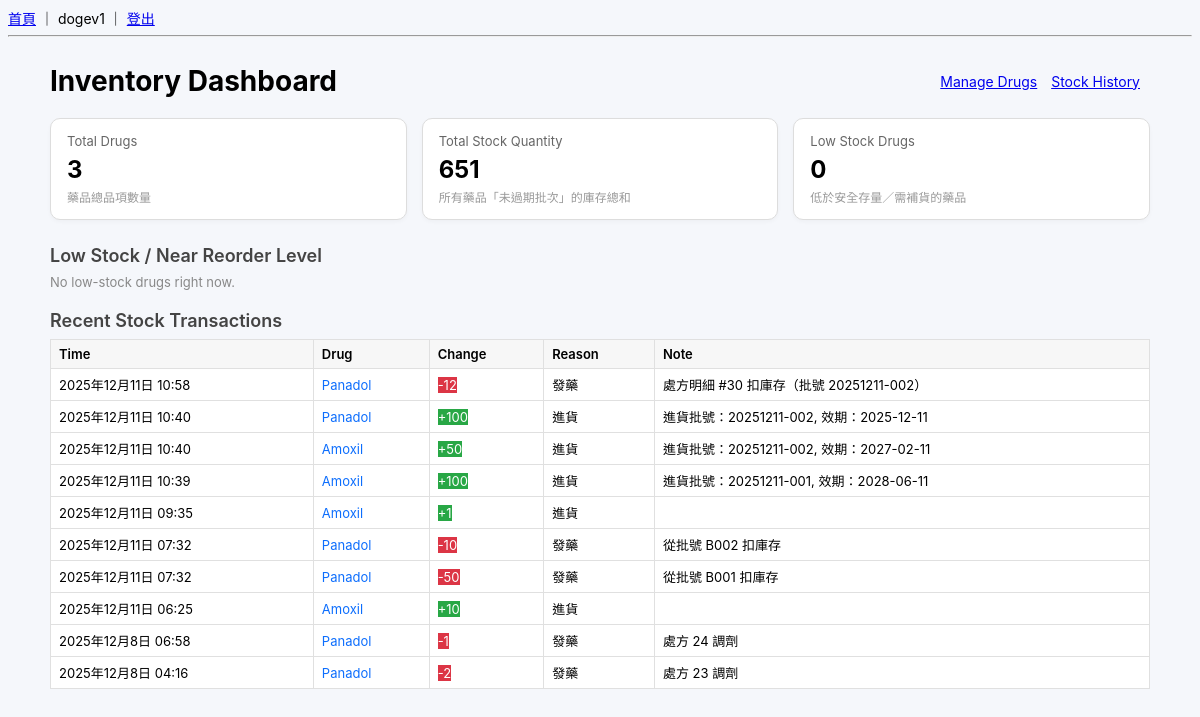
The page /inventory/ (signed in) on the database as committed earlier.
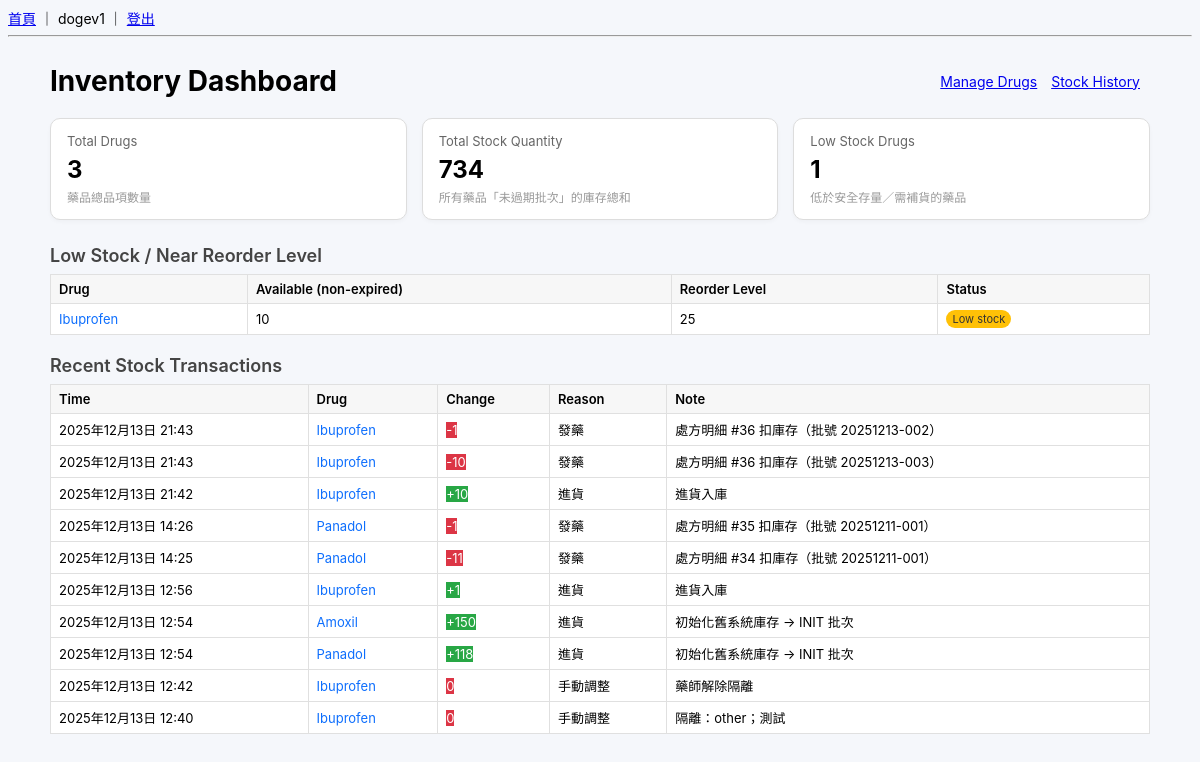
The same page on the database as committed later.
### inventory/models.py (models this page shows, shortened)
class StockTransaction(models.Model):
    REASON_CHOICES = [
        ("purchase", "進貨"),
        ("dispense", "發藥"),
        ("return", "退藥"),
        ("adjust", "手動調整"),
        ("destroy", "報廢/銷毀"),
    ]
    drug = models.ForeignKey(Drug, on_delete=models.CASCADE, related_name="transactions", verbose_name="藥品")
    batch = models.ForeignKey(
        "inventory.StockBatch",
        on_delete=models.SET_NULL,
        null=True,
        blank=True,
        related_name="transactions",
        verbose_name="批次",
    )
    change = models.IntegerField("異動數量")
    reason = models.CharField("原因", max_length=20, choices=REASON_CHOICES)
    note = models.CharField("備註", max_length=200, blank=True)
    prescription = models.ForeignKey(
        "prescriptions.Prescription",
        on_delete=models.SET_NULL,
        null=True,
        blank=True,
        related_name="stock_transactions",
        verbose_name="相關處方",
    )
    operator = models.ForeignKey(
        settings.AUTH_USER_MODEL,
        on_delete=models.SET_NULL,
        null=True,
        blank=True,
        related_name="stock_operations",
        verbose_name="操作人員",
    )
    created_at = models.DateTimeField(auto_now_add=True)
    class Meta:
        verbose_name = "庫存異動"
        verbose_name_plural = "庫存異動"

class Drug(models.Model):
    code = models.CharField("藥品代碼", max_length=50, unique=True)
    name = models.CharField("藥品名稱", max_length=100)
    generic_name = models.CharField("學名 / 成分", max_length=100, blank=True)
    form = models.CharField("劑型", max_length=50, blank=True)
    strength = models.CharField("規格", max_length=50, blank=True)
    unit = models.CharField("單位", max_length=20, default="顆")
    stock_quantity = models.PositiveIntegerField("目前庫存量", default=0)
    reorder_level = models.PositiveIntegerField("安全存量", default=0)
    is_active = models.BooleanField("是否啟用", default=True)
    created_at = models.DateTimeField(auto_now_add=True)
    updated_at = models.DateTimeField(auto_now=True)
    unit_price = models.DecimalField("單價", max_digits=10, decimal_places=2, default=0)
    class Meta:
        verbose_name = "藥品"
        verbose_name_plural = "藥品"
    @property
    def non_expired_quantity(self):
        today = timezone.localdate()
        return (
            self.batches.filter(
                expiry_date__gte=today,
                quantity__gt=0,
                status=StockBatch.STATUS_NORMAL,
            ).aggregate(total=models.Sum("quantity"))["total"]
            or 0
        )

### inventory/views.py (the view)
# urls.py: path("", views.dashboard, name="dashboard"),
@group_required("PHARMACY")
def dashboard(request):
    drugs = Drug.objects.filter(is_active=True).order_by("name")
    total_drugs = drugs.count()
    total_stock_quantity = drugs.aggregate(
        total=Sum("stock_quantity")
    )["total"] or 0
    low_stock_drugs = drugs.filter(
        stock_quantity__lte=F("reorder_level"),
    )
    low_stock_count = low_stock_drugs.count()
    recent_transactions = (
        StockTransaction.objects
        .select_related("drug")
        .order_by("-created_at")[:10]
    )
    return render(request, "inventory/dashboard.html", {
        "total_drugs": total_drugs,
        "total_stock_quantity": total_stock_quantity,
        "low_stock_count": low_stock_count,
        "low_stock_drugs": low_stock_drugs,
        "recent_transactions": recent_transactions,
    })

### common/utils.py (called while the page is built)
def group_required(group_name):
    def decorator(view_func):
        decorated_view_func = user_passes_test(
            lambda u: u.is_authenticated and u.groups.filter(name=group_name).exists()
        )(view_func)
        return decorated_view_func
    return decorator

### templates/inventory/dashboard.html (shortened to what this page needs)
{% extends "base.html" %}
{% block content %}
<div class="inv-page">
    <div class="inv-header">
        <div class="inv-title">Inventory Dashboard</div>
        <div class="inv-links">
            <a href="{% url 'inventory:drug_list' %}">Manage Drugs</a>
            <a href="{% url 'inventory:stock_history' %}">Stock History</a>
        </div>
    </div>
    <div class="stat-grid">
        <div class="stat-card">
            <div class="stat-label">Total Drugs</div>
            <div class="stat-value">{{ total_drugs|default:0 }}</div>
            <div class="stat-note">藥品總品項數量</div>
        </div>
        <div class="stat-card">
            <div class="stat-label">Total Stock Quantity</div>
            <div class="stat-value">{{ total_stock_quantity|default:0 }}</div>
            <div class="stat-note">所有藥品「未過期批次」的庫存總和</div>
        </div>
        <div class="stat-card">
            <div class="stat-label">Low Stock Drugs</div>
            <div class="stat-value">{{ low_stock_count|default:0 }}</div>
            <div class="stat-note">低於安全存量／需補貨的藥品</div>
        </div>
    </div>
    <h3 class="section-title">Low Stock / Near Reorder Level</h3>
    {% if low_stock_drugs %}
        <table class="inv-table">
            <thead>
                <tr>
                    <th>Drug</th>
                    <th>Available (non-expired)</th>
                    <th>Reorder Level</th>
                    <th>Status</th>
                </tr>
            </thead>
            <tbody>
                {% for d in low_stock_drugs %}
                    <tr>
                        <td>
                            <a href="{% url 'inventory:stock_history' %}?drug={{ d.id }}" class="drug-link">
                                {{ d.name }}
                            </a>
                        </td>
                        <td>{{ d.non_expired_quantity }}</td>
                        <td>{{ d.reorder_level }}</td>
                        <td>
                            {% if d.non_expired_quantity <= 0 %}
                                <span class="badge-low badge-out">Out of stock</span>
                            {% else %}
                                <span class="badge-low">Low stock</span>
                            {% endif %}
                        </td>
                    </tr>
                {% endfor %}
            </tbody>
        </table>
    {% else %}
        <p class="text-muted">No low-stock drugs right now.</p>
    {% endif %}
    <h3 class="section-title">Recent Stock Transactions</h3>
    {% if recent_transactions %}
        <table class="inv-table">
            <thead>
                <tr>
                    <th>Time</th>
                    <th>Drug</th>
                    <th>Change</th>
                    <th>Reason</th>
                    <th>Note</th>
                </tr>
            </thead>
            <tbody>
                {% for tx in recent_transactions %}
                    <tr>
                        <td>{{ tx.created_at }}</td>
                        <td>
                            <a href="{% url 'inventory:stock_history' %}?drug={{ tx.drug.id }}" class="drug-link">
                                {{ tx.drug.name }}
                            </a>
                        </td>
                        <td>
                            {% if tx.change > 0 %}
                                <span class="badge-in">+{{ tx.change }}</span>
                            {% else %}
                                <span class="badge-out">{{ tx.change }}</span>
                            {% endif %}
                        </td>
                        <td>{{ tx.get_reason_display }}</td>
                        <td>{{ tx.note }}</td>
                    </tr>
                {% endfor %}
            </tbody>
        </table>
    {% else %}
        <p class="text-muted">No transactions yet.</p>
    {% endif %}
</div>
{% endblock %}

Rows that differ between the two databases and show on the page:
no longer on this page (row unchanged): StockTransaction: created_at "2025年12月11日 10:58", drug.name "Panadol", change "-12", reason "發藥", note "處方明細 #30 扣庫存（批號 20251211-002）"
no longer on this page (row unchanged): StockTransaction: created_at "2025年12月11日 10:40", drug.name "Panadol", change "100", reason "進貨", note "進貨批號：20251211-002, 效期：2025-12-11"
no longer on this page (row unchanged): StockTransaction: created_at "2025年12月11日 10:40", drug.name "Amoxil", change "50", reason "進貨", note "進貨批號：20251211-002, 效期：2027-02-11"
no longer on this page (row unchanged): StockTransaction: created_at "2025年12月11日 10:39", drug.name "Amoxil", change "100", reason "進貨", note "進貨批號：20251211-001, 效期：2028-06-11"
no longer on this page (row unchanged): StockTransaction: created_at "2025年12月11日 09:35", drug.name "Amoxil", change "1", reason "進貨"
no longer on this page (row unchanged): StockTransaction: created_at "2025年12月11日 07:32", drug.name "Panadol", change "-10", reason "發藥", note "從批號 B002 扣庫存"
no longer on this page (row unchanged): StockTransaction: created_at "2025年12月11日 07:32", drug.name "Panadol", change "-50", reason "發藥", note "從批號 B001 扣庫存"
no longer on this page (row unchanged): StockTransaction: created_at "2025年12月11日 06:25", drug.name "Amoxil", change "10", reason "進貨"
no longer on this page (row unchanged): StockTransaction: created_at "2025年12月8日 06:58", drug.name "Panadol", change "-1", reason "發藥", note "處方 24 調劑"
no longer on this page (row unchanged): StockTransaction: created_at "2025年12月8日 04:16", drug.name "Panadol", change "-2", reason "發藥", note "處方 23 調劑"
now on this page (row edited): Drug: name "Ibuprofen", non_expired_quantity "10", reorder_level "25", shows "Low stock"
added StockTransaction: created_at "2025年12月13日 21:43", drug.name "Ibuprofen", change "-1", reason "發藥", note "處方明細 #36 扣庫存（批號 20251213-002）"
added StockTransaction: created_at "2025年12月13日 21:43", drug.name "Ibuprofen", change "-10", reason "發藥", note "處方明細 #36 扣庫存（批號 20251213-003）"
added StockTransaction: created_at "2025年12月13日 21:42", drug.name "Ibuprofen", change "10", reason "進貨", note "進貨入庫"
added StockTransaction: created_at "2025年12月13日 14:26", drug.name "Panadol", change "-1", reason "發藥", note "處方明細 #35 扣庫存（批號 20251211-001）"
added StockTransaction: created_at "2025年12月13日 14:25", drug.name "Panadol", change "-11", reason "發藥", note "處方明細 #34 扣庫存（批號 20251211-001）"
added StockTransaction: created_at "2025年12月13日 12:56", drug.name "Ibuprofen", change "1", reason "進貨", note "進貨入庫"
added StockTransaction: created_at "2025年12月13日 12:54", drug.name "Amoxil", change "150", reason "進貨", note "初始化舊系統庫存 -> INIT 批次"
added StockTransaction: created_at "2025年12月13日 12:54", drug.name "Panadol", change "118", reason "進貨", note "初始化舊系統庫存 -> INIT 批次"
added StockTransaction: created_at "2025年12月13日 12:42", drug.name "Ibuprofen", change "0", reason "手動調整", note "藥師解除隔離"
added StockTransaction: created_at "2025年12月13日 12:40", drug.name "Ibuprofen", change "0", reason "手動調整", note "隔離：other；測試"
Other text that changed with them:
{{ total_stock_quantity|default:0 }}: "651" → "734"
{{ low_stock_count|default:0 }}: "0" → "1"
text no longer shown: "No low-stock drugs right now."
text now shown: "Drug Available (non-expired) Reorder Level Status"
